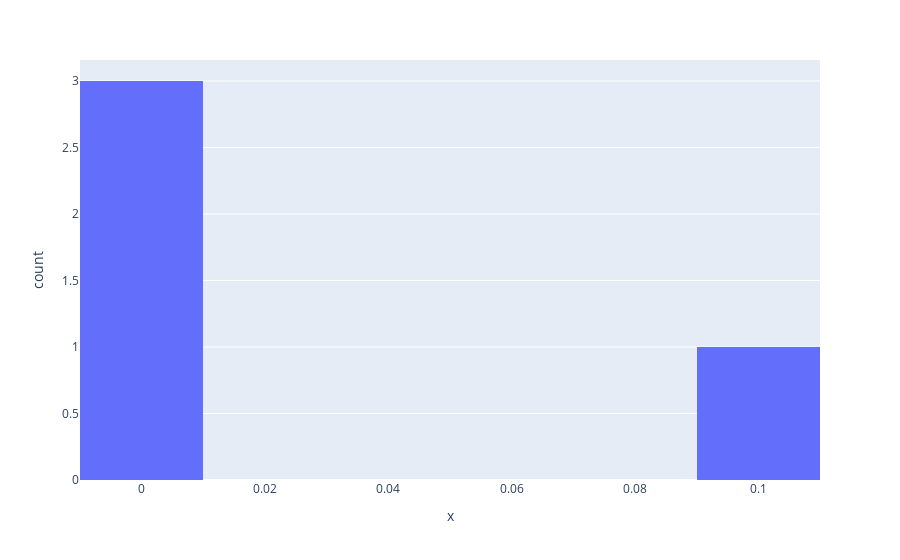

Notebook code for this chart:
### Code cell
result = run_test(
    "validmind.model_validation.ragas.ContextEntityRecall",
    inputs={"dataset": vm_test_ds},
    params=ragas_column_map,
    show=False,
)
plot_distribution(result.metric.summary.results[0].data)

### Figure 1 — Plotly figure (JSON) as saved in the notebook; plotly's stock layout.template omitted (floating-point values rounded to 4 significant figures)
{"data": [{"alignmentgroup": "True", "bingroup": "x", "hovertemplate": "x=%{x}<br>count=%{y}<extra></extra>", "legendgroup": "", "marker": {"color": "#636efa", "pattern": {"shape": ""}}, "name": "", "nbinsx": 10, "offsetgroup": "", "orientation": "v", "showlegend": false, "type": "histogram", "x": [0, 0, 0, 0.1071], "xaxis": "x", "yaxis": "y"}], "layout": {"barmode": "relative", "legend": {"tracegroupgap": 0}, "margin": {"t": 60}, "xaxis": {"anchor": "y", "domain": [0, 1], "title": {"text": "x"}}, "yaxis": {"anchor": "x", "domain": [0, 1], "title": {"text": "count"}}}}
